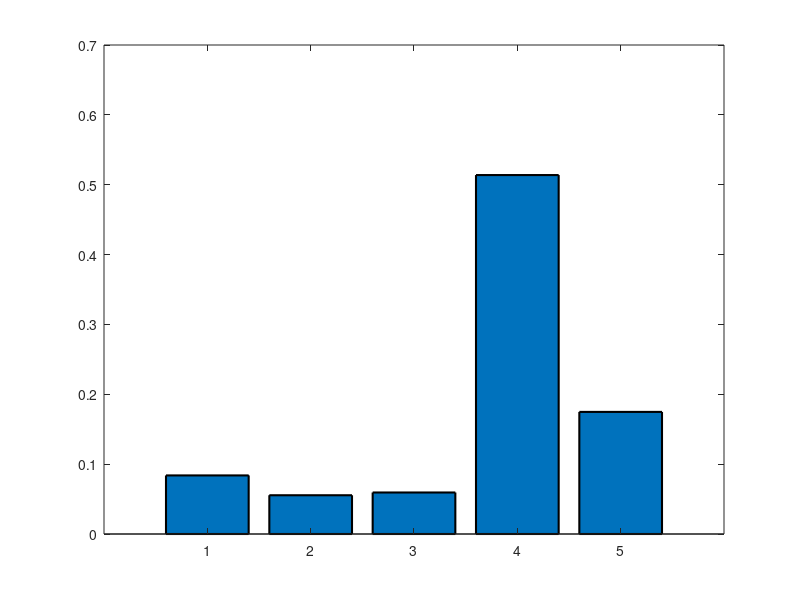

This chart was generated by the following MATLAB code: (Note: this script raises an error after producing the figure.)
%%% Step 1 Plots %%%

benchmarks = ["401.bzip2", "429.mcf", "456.hmmer", "458.sjeng", "470.lbm"];  

%% Default Execution time of benchmarks Plot
execTimes = [0.083847, 0.055471, 0.059410, 0.513819, 0.174779];  
bar(execTimes,'FaceColor',[0 0.4470 0.7410],'LineWidth',1.5) 
set(gca,'xticklabels',benchmarks)
title('Execution time of Benchmarks')
xlabel('Benchmarks','FontSize',15)
ylabel('Execution time(seconds)','FontSize',15)

%% Default CPI of benchmarks Plot
CPI = [1.676947 1.109419 1.188197 10.276385 3.495573];  
bar(CPI,'FaceColor',[0.4660 0.6740 0.1880],'LineWidth',1.5) 
set(gca,'xticklabels',benchmarks)
title('CPI of Benchmarks')
xlabel('Benchmarks','FontSize',15)
ylabel('CPI','FontSize',15)

%% Default L1 Data cache miss ratio Plot 
l1dMR = [0.014289 0.002038 0.001692 0.121829 0.060971];
bar(l1dMR,'FaceColor',[0.8500 0.3250 0.0980],'LineWidth',1.5) 
set(gca,'xticklabels',benchmarks)
title('L1 Dcache Miss Ratio for each Benchmark')
xlabel('Benchmarks','FontSize',15)
ylabel('L1 Dcache MR','FontSize',15)

%% Default L1 Instruction cache miss ratio Plot 
l1iMR = [0.000075 0.000037 0.000204 0.000020 0.000098];
bar(l1iMR,'FaceColor',[0.9290 0.6940 0.1250],'LineWidth',1.5) 
set(gca,'xticklabels',benchmarks)
title('L1 Icache Miss Ratio for each Benchmark')
xlabel('Benchmarks','FontSize',15)
ylabel('L1 Icache MR','FontSize',15)

%% Default L2 cache miss ratio Plot 
l2MR = [0.294749 0.727788 0.079948 0.999979 0.999927];
bar(l2MR,'FaceColor',[0.9290 0.6940 0.1250],'LineWidth',1.5) 
set(gca,'xticklabels',benchmarks)
title('L2 Miss Ratio for each Benchmark')
xlabel('Benchmarks','FontSize',15)
ylabel('L2 MR','FontSize',15)